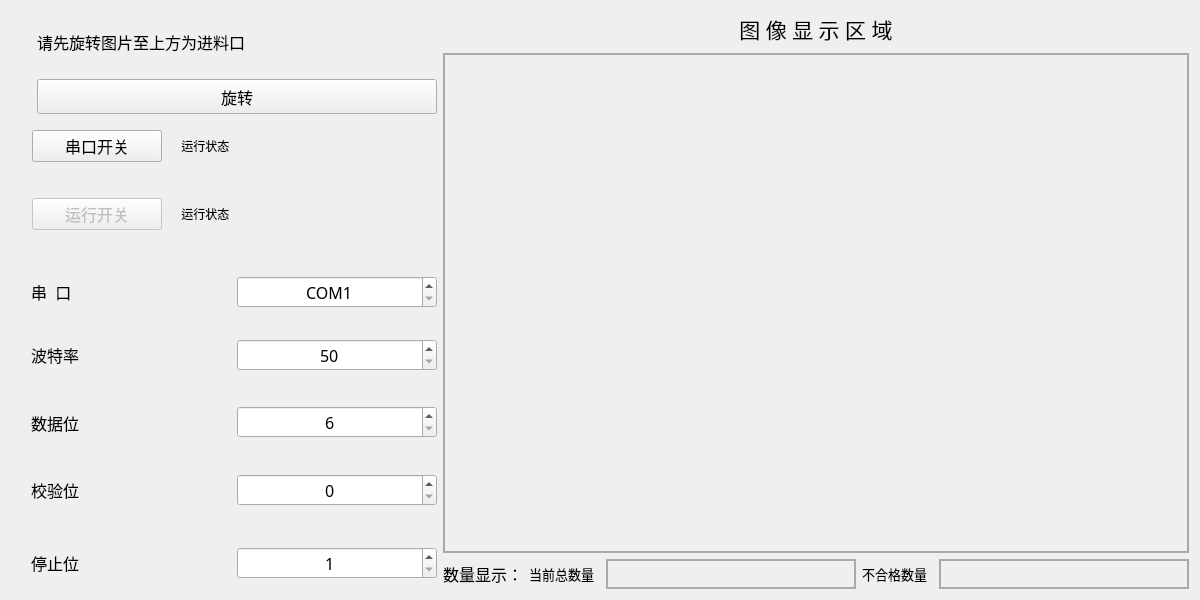
<?xml version="1.0" encoding="UTF-8"?>
<ui version="4.0">
 <class>mainForm</class>
 <widget class="QWidget" name="mainForm">
  <property name="windowModality">
   <enum>Qt::NonModal</enum>
  </property>
  <property name="geometry">
   <rect>
    <x>0</x>
    <y>0</y>
    <width>1200</width>
    <height>600</height>
   </rect>
  </property>
  <property name="minimumSize">
   <size>
    <width>1200</width>
    <height>600</height>
   </size>
  </property>
  <property name="font">
   <font>
    <family>微软雅黑 Light</family>
   </font>
  </property>
  <property name="windowTitle">
   <string>粒粒肠在线检测剔除系统</string>
  </property>
  <property name="layoutDirection">
   <enum>Qt::RightToLeft</enum>
  </property>
  <property name="autoFillBackground">
   <bool>false</bool>
  </property>
  <property name="styleSheet">
   <string notr="true">;</string>
  </property>
  <layout class="QHBoxLayout" name="horizontalLayout_9">
   <item>
    <layout class="QVBoxLayout" name="verticalLayout_4">
     <property name="sizeConstraint">
      <enum>QLayout::SetMinAndMaxSize</enum>
     </property>
     <item>
      <layout class="QVBoxLayout" name="verticalLayout_3">
       <property name="spacing">
        <number>6</number>
       </property>
       <property name="sizeConstraint">
        <enum>QLayout::SetMaximumSize</enum>
       </property>
       <property name="bottomMargin">
        <number>0</number>
       </property>
       <item>
        <widget class="QLabel" name="label">
         <property name="maximumSize">
          <size>
           <width>16777215</width>
           <height>40</height>
          </size>
         </property>
         <property name="font">
          <font>
           <family>黑体</family>
           <pointsize>16</pointsize>
          </font>
         </property>
         <property name="lineWidth">
          <number>1</number>
         </property>
         <property name="text">
          <string>图 像 显 示 区 域</string>
         </property>
         <property name="textFormat">
          <enum>Qt::AutoText</enum>
         </property>
         <property name="alignment">
          <set>Qt::AlignCenter</set>
         </property>
        </widget>
       </item>
      </layout>
     </item>
     <item>
      <widget class="QLabel" name="image_view">
       <property name="minimumSize">
        <size>
         <width>500</width>
         <height>500</height>
        </size>
       </property>
       <property name="baseSize">
        <size>
         <width>0</width>
         <height>0</height>
        </size>
       </property>
       <property name="styleSheet">
        <string notr="true">border-width: 2px;border-style: solid;
border-color: rgb(169, 169, 169);</string>
       </property>
       <property name="text">
        <string/>
       </property>
       <property name="scaledContents">
        <bool>false</bool>
       </property>
       <property name="alignment">
        <set>Qt::AlignCenter</set>
       </property>
       <property name="margin">
        <number>0</number>
       </property>
      </widget>
     </item>
     <item>
      <layout class="QHBoxLayout" name="horizontalLayout_11">
       <property name="spacing">
        <number>6</number>
       </property>
       <property name="sizeConstraint">
        <enum>QLayout::SetDefaultConstraint</enum>
       </property>
       <property name="topMargin">
        <number>0</number>
       </property>
       <property name="bottomMargin">
        <number>0</number>
       </property>
       <item>
        <widget class="QLabel" name="bad_number">
         <property name="minimumSize">
          <size>
           <width>250</width>
           <height>0</height>
          </size>
         </property>
         <property name="maximumSize">
          <size>
           <width>500</width>
           <height>16777215</height>
          </size>
         </property>
         <property name="styleSheet">
          <string notr="true">border-width: 2px;border-style: solid;
border-color: rgb(169, 169, 169);</string>
         </property>
         <property name="text">
          <string/>
         </property>
         <property name="alignment">
          <set>Qt::AlignRight|Qt::AlignTrailing|Qt::AlignVCenter</set>
         </property>
        </widget>
       </item>
       <item>
        <widget class="QLabel" name="label_17">
         <property name="enabled">
          <bool>true</bool>
         </property>
         <property name="maximumSize">
          <size>
           <width>16777215</width>
           <height>30</height>
          </size>
         </property>
         <property name="font">
          <font>
           <family>黑体</family>
           <pointsize>10</pointsize>
          </font>
         </property>
         <property name="contextMenuPolicy">
          <enum>Qt::CustomContextMenu</enum>
         </property>
         <property name="frameShadow">
          <enum>QFrame::Plain</enum>
         </property>
         <property name="text">
          <string>不合格数量</string>
         </property>
         <property name="alignment">
          <set>Qt::AlignLeading|Qt::AlignLeft|Qt::AlignVCenter</set>
         </property>
        </widget>
       </item>
       <item>
        <widget class="QLabel" name="sum_number">
         <property name="minimumSize">
          <size>
           <width>250</width>
           <height>0</height>
          </size>
         </property>
         <property name="maximumSize">
          <size>
           <width>500</width>
           <height>16777215</height>
          </size>
         </property>
         <property name="styleSheet">
          <string notr="true">border-width: 2px;border-style: solid;
border-color: rgb(169, 169, 169);</string>
         </property>
         <property name="text">
          <string/>
         </property>
         <property name="alignment">
          <set>Qt::AlignRight|Qt::AlignTrailing|Qt::AlignVCenter</set>
         </property>
        </widget>
       </item>
       <item>
        <widget class="QLabel" name="label_19">
         <property name="maximumSize">
          <size>
           <width>16777215</width>
           <height>30</height>
          </size>
         </property>
         <property name="font">
          <font>
           <family>黑体</family>
           <pointsize>10</pointsize>
          </font>
         </property>
         <property name="text">
          <string>当前总数量</string>
         </property>
        </widget>
       </item>
       <item>
        <widget class="QLabel" name="label_18">
         <property name="maximumSize">
          <size>
           <width>16777215</width>
           <height>30</height>
          </size>
         </property>
         <property name="font">
          <font>
           <family>黑体</family>
           <pointsize>12</pointsize>
          </font>
         </property>
         <property name="text">
          <string>数量显示：</string>
         </property>
        </widget>
       </item>
      </layout>
     </item>
    </layout>
   </item>
   <item>
    <layout class="QVBoxLayout" name="verticalLayout_2">
     <property name="sizeConstraint">
      <enum>QLayout::SetMinimumSize</enum>
     </property>
     <property name="leftMargin">
      <number>20</number>
     </property>
     <property name="rightMargin">
      <number>0</number>
     </property>
     <item>
      <widget class="QLabel" name="label_3">
       <property name="maximumSize">
        <size>
         <width>400</width>
         <height>16777215</height>
        </size>
       </property>
       <property name="font">
        <font>
         <family>黑体</family>
         <pointsize>12</pointsize>
        </font>
       </property>
       <property name="text">
        <string>请先旋转图片至上方为进料口</string>
       </property>
      </widget>
     </item>
     <item>
      <widget class="QPushButton" name="rotate_button">
       <property name="maximumSize">
        <size>
         <width>400</width>
         <height>35</height>
        </size>
       </property>
       <property name="font">
        <font>
         <family>黑体</family>
         <pointsize>12</pointsize>
        </font>
       </property>
       <property name="text">
        <string>旋转</string>
       </property>
      </widget>
     </item>
     <item>
      <layout class="QVBoxLayout" name="verticalLayout">
       <property name="topMargin">
        <number>0</number>
       </property>
       <property name="bottomMargin">
        <number>0</number>
       </property>
       <item>
        <layout class="QHBoxLayout" name="horizontalLayout">
         <property name="topMargin">
          <number>10</number>
         </property>
         <property name="bottomMargin">
          <number>10</number>
         </property>
         <item>
          <widget class="QLabel" name="serial_port_label">
           <property name="maximumSize">
            <size>
             <width>130</width>
             <height>16777215</height>
            </size>
           </property>
           <property name="text">
            <string/>
           </property>
           <property name="pixmap">
            <pixmap resource="rec.qrc">:/ico/off.ico</pixmap>
           </property>
          </widget>
         </item>
         <item>
          <widget class="QLabel" name="label_2">
           <property name="maximumSize">
            <size>
             <width>130</width>
             <height>16777215</height>
            </size>
           </property>
           <property name="font">
            <font>
             <family>黑体</family>
            </font>
           </property>
           <property name="text">
            <string>    运行状态</string>
           </property>
          </widget>
         </item>
         <item>
          <widget class="QPushButton" name="serial_port_button">
           <property name="maximumSize">
            <size>
             <width>130</width>
             <height>16777215</height>
            </size>
           </property>
           <property name="font">
            <font>
             <family>黑体</family>
             <pointsize>12</pointsize>
            </font>
           </property>
           <property name="styleSheet">
            <string notr="true"/>
           </property>
           <property name="text">
            <string>串口开关</string>
           </property>
          </widget>
         </item>
        </layout>
       </item>
       <item>
        <layout class="QHBoxLayout" name="horizontalLayout_2">
         <property name="topMargin">
          <number>20</number>
         </property>
         <property name="bottomMargin">
          <number>0</number>
         </property>
         <item>
          <widget class="QLabel" name="run_label">
           <property name="maximumSize">
            <size>
             <width>130</width>
             <height>16777215</height>
            </size>
           </property>
           <property name="text">
            <string/>
           </property>
           <property name="pixmap">
            <pixmap resource="rec.qrc">:/ico/off.ico</pixmap>
           </property>
          </widget>
         </item>
         <item>
          <widget class="QLabel" name="label_4">
           <property name="maximumSize">
            <size>
             <width>130</width>
             <height>16777215</height>
            </size>
           </property>
           <property name="font">
            <font>
             <family>黑体</family>
            </font>
           </property>
           <property name="text">
            <string>    运行状态  </string>
           </property>
          </widget>
         </item>
         <item>
          <widget class="QPushButton" name="run_button">
           <property name="enabled">
            <bool>false</bool>
           </property>
           <property name="maximumSize">
            <size>
             <width>130</width>
             <height>16777215</height>
            </size>
           </property>
           <property name="font">
            <font>
             <family>黑体</family>
             <pointsize>12</pointsize>
            </font>
           </property>
           <property name="text">
            <string>运行开关</string>
           </property>
          </widget>
         </item>
        </layout>
       </item>
      </layout>
     </item>
     <item>
      <layout class="QHBoxLayout" name="horizontalLayout_3">
       <property name="topMargin">
        <number>40</number>
       </property>
       <property name="bottomMargin">
        <number>10</number>
       </property>
       <item>
        <widget class="QSpinBox" name="serial_box">
         <property name="maximumSize">
          <size>
           <width>200</width>
           <height>16777215</height>
          </size>
         </property>
         <property name="font">
          <font>
           <family>黑体</family>
           <pointsize>12</pointsize>
          </font>
         </property>
         <property name="layoutDirection">
          <enum>Qt::LeftToRight</enum>
         </property>
         <property name="alignment">
          <set>Qt::AlignCenter</set>
         </property>
         <property name="readOnly">
          <bool>false</bool>
         </property>
         <property name="buttonSymbols">
          <enum>QAbstractSpinBox::UpDownArrows</enum>
         </property>
         <property name="prefix">
          <string>COM</string>
         </property>
         <property name="minimum">
          <number>1</number>
         </property>
         <property name="maximum">
          <number>5</number>
         </property>
        </widget>
       </item>
       <item>
        <widget class="QLabel" name="label_6">
         <property name="maximumSize">
          <size>
           <width>200</width>
           <height>16777215</height>
          </size>
         </property>
         <property name="font">
          <font>
           <family>黑体</family>
           <pointsize>12</pointsize>
          </font>
         </property>
         <property name="text">
          <string>串  口      </string>
         </property>
        </widget>
       </item>
      </layout>
     </item>
     <item>
      <layout class="QHBoxLayout" name="horizontalLayout_4">
       <property name="topMargin">
        <number>10</number>
       </property>
       <property name="bottomMargin">
        <number>10</number>
       </property>
       <item>
        <widget class="QSpinBox" name="baud_rate_box">
         <property name="maximumSize">
          <size>
           <width>200</width>
           <height>16777215</height>
          </size>
         </property>
         <property name="font">
          <font>
           <family>黑体</family>
           <pointsize>12</pointsize>
          </font>
         </property>
         <property name="layoutDirection">
          <enum>Qt::LeftToRight</enum>
         </property>
         <property name="alignment">
          <set>Qt::AlignCenter</set>
         </property>
         <property name="readOnly">
          <bool>false</bool>
         </property>
         <property name="buttonSymbols">
          <enum>QAbstractSpinBox::UpDownArrows</enum>
         </property>
         <property name="prefix">
          <string/>
         </property>
         <property name="minimum">
          <number>50</number>
         </property>
         <property name="maximum">
          <number>115200</number>
         </property>
         <property name="singleStep">
          <number>20</number>
         </property>
        </widget>
       </item>
       <item>
        <widget class="QLabel" name="label_7">
         <property name="maximumSize">
          <size>
           <width>200</width>
           <height>16777215</height>
          </size>
         </property>
         <property name="font">
          <font>
           <family>黑体</family>
           <pointsize>12</pointsize>
          </font>
         </property>
         <property name="text">
          <string>波特率      </string>
         </property>
        </widget>
       </item>
      </layout>
     </item>
     <item>
      <layout class="QHBoxLayout" name="horizontalLayout_5">
       <property name="topMargin">
        <number>10</number>
       </property>
       <property name="bottomMargin">
        <number>10</number>
       </property>
       <item>
        <widget class="QSpinBox" name="data_box">
         <property name="maximumSize">
          <size>
           <width>200</width>
           <height>16777215</height>
          </size>
         </property>
         <property name="font">
          <font>
           <family>黑体</family>
           <pointsize>12</pointsize>
          </font>
         </property>
         <property name="layoutDirection">
          <enum>Qt::LeftToRight</enum>
         </property>
         <property name="alignment">
          <set>Qt::AlignCenter</set>
         </property>
         <property name="readOnly">
          <bool>false</bool>
         </property>
         <property name="buttonSymbols">
          <enum>QAbstractSpinBox::UpDownArrows</enum>
         </property>
         <property name="prefix">
          <string/>
         </property>
         <property name="minimum">
          <number>6</number>
         </property>
         <property name="maximum">
          <number>8</number>
         </property>
        </widget>
       </item>
       <item>
        <widget class="QLabel" name="label_8">
         <property name="maximumSize">
          <size>
           <width>200</width>
           <height>16777215</height>
          </size>
         </property>
         <property name="font">
          <font>
           <family>黑体</family>
           <pointsize>12</pointsize>
          </font>
         </property>
         <property name="text">
          <string>数据位</string>
         </property>
        </widget>
       </item>
      </layout>
     </item>
     <item>
      <layout class="QHBoxLayout" name="horizontalLayout_6">
       <property name="topMargin">
        <number>10</number>
       </property>
       <property name="bottomMargin">
        <number>10</number>
       </property>
       <item>
        <widget class="QSpinBox" name="check_box">
         <property name="maximumSize">
          <size>
           <width>200</width>
           <height>16777215</height>
          </size>
         </property>
         <property name="font">
          <font>
           <family>黑体</family>
           <pointsize>12</pointsize>
          </font>
         </property>
         <property name="layoutDirection">
          <enum>Qt::LeftToRight</enum>
         </property>
         <property name="alignment">
          <set>Qt::AlignCenter</set>
         </property>
         <property name="readOnly">
          <bool>false</bool>
         </property>
         <property name="buttonSymbols">
          <enum>QAbstractSpinBox::UpDownArrows</enum>
         </property>
         <property name="prefix">
          <string/>
         </property>
         <property name="minimum">
          <number>0</number>
         </property>
         <property name="maximum">
          <number>2</number>
         </property>
        </widget>
       </item>
       <item>
        <widget class="QLabel" name="label_9">
         <property name="maximumSize">
          <size>
           <width>200</width>
           <height>16777215</height>
          </size>
         </property>
         <property name="font">
          <font>
           <family>黑体</family>
           <pointsize>12</pointsize>
          </font>
         </property>
         <property name="text">
          <string>校验位</string>
         </property>
        </widget>
       </item>
      </layout>
     </item>
     <item>
      <layout class="QHBoxLayout" name="horizontalLayout_7">
       <property name="topMargin">
        <number>10</number>
       </property>
       <item>
        <widget class="QSpinBox" name="stop_box">
         <property name="maximumSize">
          <size>
           <width>200</width>
           <height>16777215</height>
          </size>
         </property>
         <property name="font">
          <font>
           <family>黑体</family>
           <pointsize>12</pointsize>
          </font>
         </property>
         <property name="layoutDirection">
          <enum>Qt::LeftToRight</enum>
         </property>
         <property name="alignment">
          <set>Qt::AlignCenter</set>
         </property>
         <property name="readOnly">
          <bool>false</bool>
         </property>
         <property name="buttonSymbols">
          <enum>QAbstractSpinBox::UpDownArrows</enum>
         </property>
         <property name="prefix">
          <string/>
         </property>
         <property name="minimum">
          <number>1</number>
         </property>
         <property name="maximum">
          <number>2</number>
         </property>
        </widget>
       </item>
       <item>
        <widget class="QLabel" name="label_10">
         <property name="maximumSize">
          <size>
           <width>200</width>
           <height>16777215</height>
          </size>
         </property>
         <property name="font">
          <font>
           <family>黑体</family>
           <pointsize>12</pointsize>
          </font>
         </property>
         <property name="text">
          <string>停止位</string>
         </property>
        </widget>
       </item>
      </layout>
     </item>
    </layout>
   </item>
  </layout>
 </widget>
 <resources>
  <include location="rec.qrc"/>
  <include location="rec.qrc"/>
  <include location="rec.qrc"/>
 </resources>
 <connections/>
</ui>
